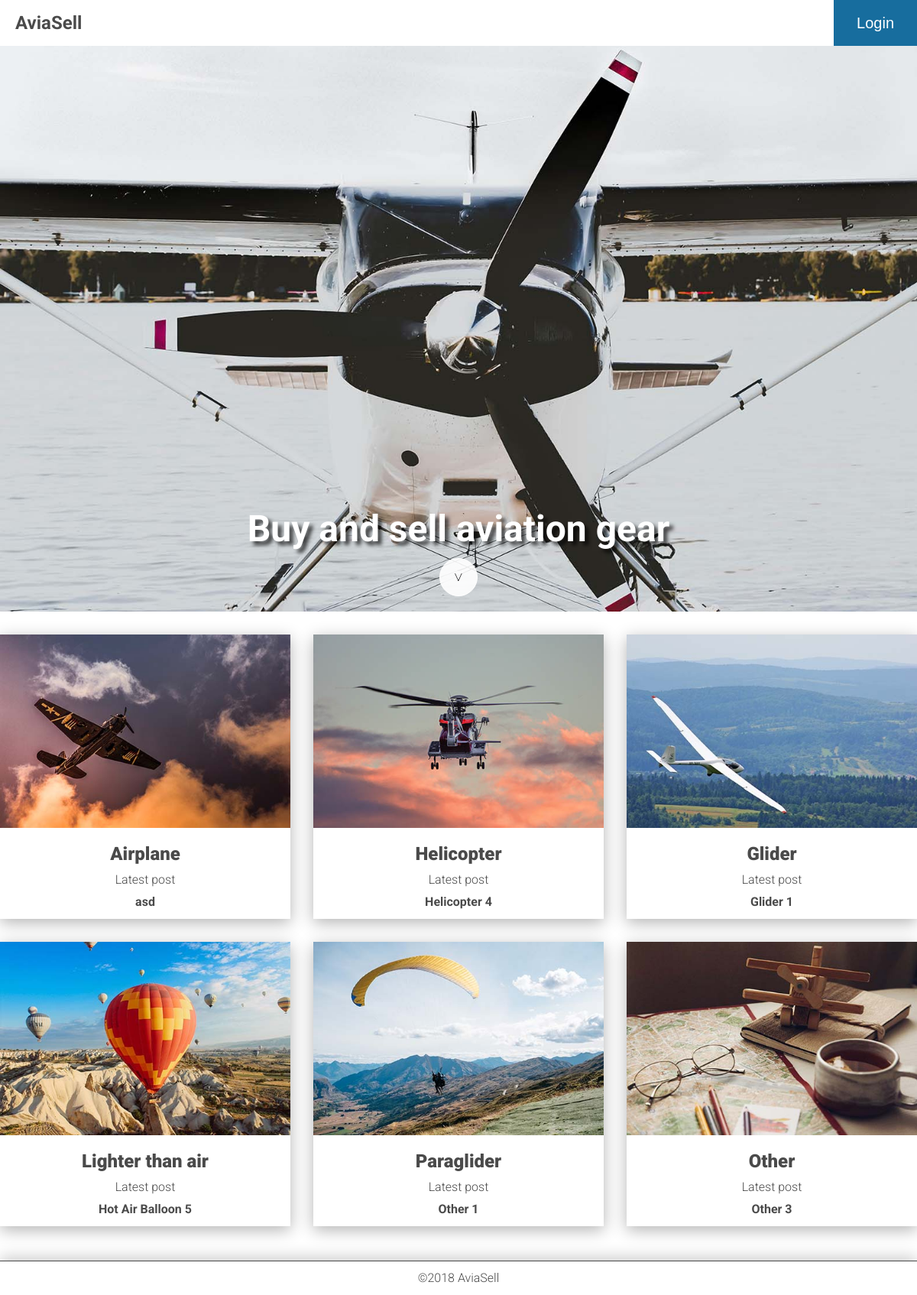
Before: / with the older database file.
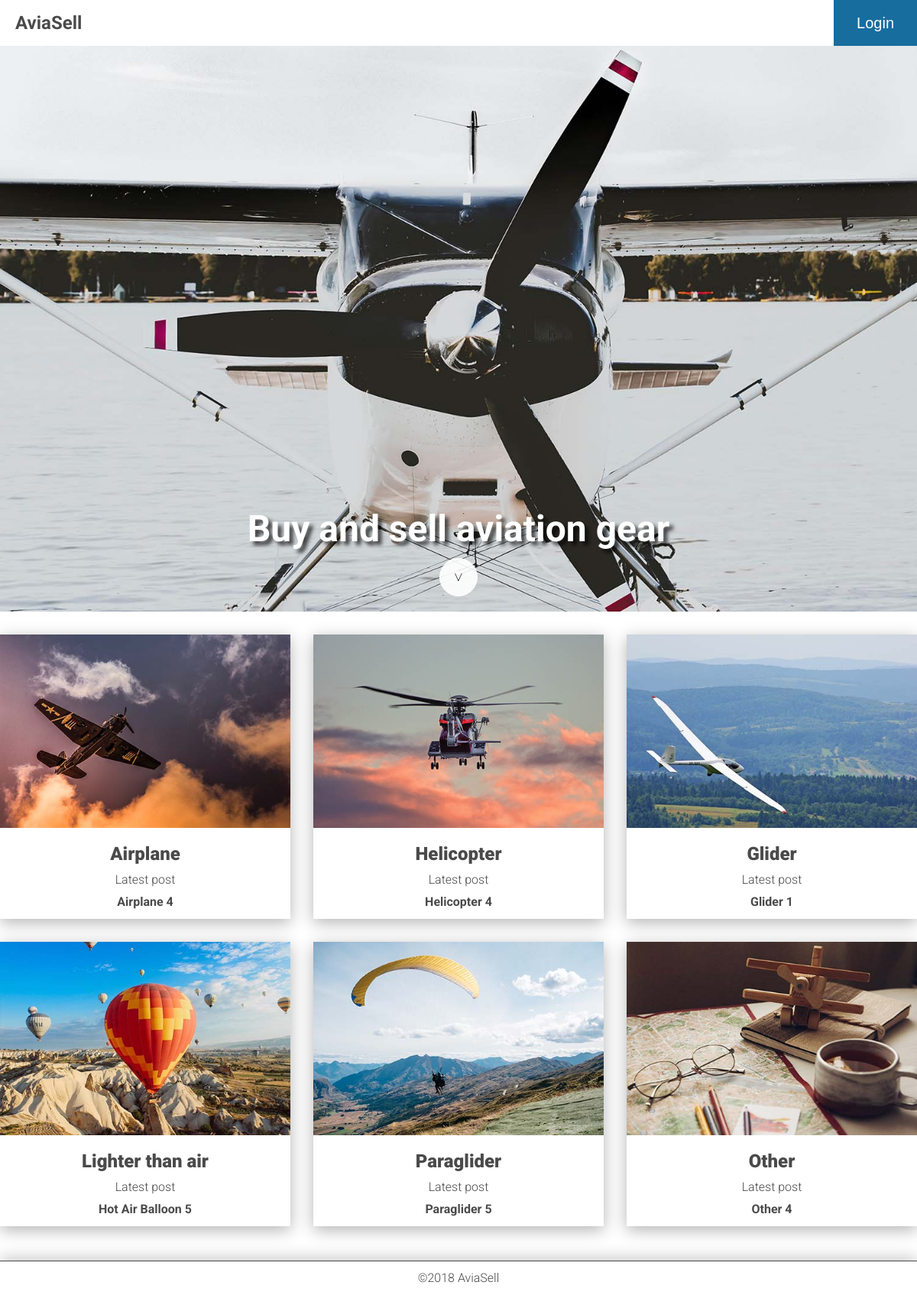
After: the same page with the newer database file.
### app/database_setup.py (models this page shows, shortened)
class Category(Base):
    __tablename__ = 'category'
    id = Column(Integer, primary_key=True)
    name = Column(String(250), nullable=False)
    picture = Column(String(250))
    description = Column(String(250))
    slug = Column(String(30), unique=True)

class CategoryItem(Base):
    __tablename__ = 'category_item'
    id = Column(Integer, primary_key=True)
    title = Column(String(80), nullable=False)
    description = Column(Text(), nullable=False)
    location = Column(String(250), nullable=False)
    picture = Column(String(250), nullable=False)
    price = Column(String(32), nullable=False)
    created_date = Column(DateTime, default=datetime.datetime.utcnow)
    category_id = Column(Integer, ForeignKey('category.id'))
    category = relationship(Category)
    user_id = Column(Integer, ForeignKey('user.id'))
    user = relationship(User)

### app/views/index.py (the view)
@webapp.route('/')
def mainIndex():
    categories = CategoryModel.getAll()
    catWithLatestItem = []
    for category in categories:
        catWithLatestItem.append((category, ItemModel.getLatestItem(category.id)))
    return render_template('index.html', categories=catWithLatestItem)

### app/models/category.py (called while the page is built)
    def getAll():
        result = session.query(Category).all()
        return result

### app/models/item.py (called while the page is built)
    def getLatestItem(category_id):
        result = session.query(CategoryItem).filter_by(category_id=category_id).order_by(CategoryItem.created_date.desc()).first()
        return result

### app/templates/index.html (shortened to what this page needs)
{% extends "base.html" %}
{% block content %}
  <div id="banner">
    <div class="bannerText">
      <h1 class="slogan" tabindex="0">
          Buy and sell aviation gear
        </h1>
      <a href="#catList">
        <div class="arrow">
          &gt;
        </div>
      </a>
    </div>
  </div>
  <div class="container">
    <ul id="catList" class="categoryList">
      {% for category, item in categories %}
      <li class="categoryItem shadow">
        <a href="{{ url_for('getCategoryPage', category_slug = category.slug, page = '1') }}">
          <img
            src="{{ url_for('static', filename='images/' + category.picture) }}"
            alt="{{ category.description }}">
        </a>
        <h2 class="categoryTitle">
          <a href="{{ url_for('getCategoryPage', category_slug = category.slug, page = '1') }}">
            {{ category.name }}
          </a>
        </h2>
        <h3 class="categorySub">
          Latest post
        </h3>
        <h4 class="latestItem">
          <a href="{{ url_for('readItem', category_slug = category.slug, item_name = item.title, item_id=item.id) }}">
            {{item.title}}
          </a>
        </h4>
      </li>
      {% endfor %}
    </ul>
  </div>
{% endblock %}

### app/templates/base.html (shortened to what this page needs)
<!doctype html>
<html class="no-js" lang="en">
<head>
  <link rel="stylesheet" href="{{ url_for('static', filename='css/main.css') }}">
</head>
<body>
  <header class="shadow">
    <div class="logo">
      <a href="{{ url_for('mainIndex') }}">AviaSell</a>
    </div>
    <button class="loginButton">
      <a href="{{ url_for('login') }}">
            Login
        </a>
    </button>
  </header>
  <main>
  {% block content %}{% endblock %}
  </main>
  <footer tabindex="0">
    ©2018 AviaSell
  </footer>
</body>
</html>

### app/static/css/main.css (style rules this page uses)
body,html { margin:0;padding:0;width:100%;height:100% }
embed,img,object,video { margin:0;padding:0;max-width:100% }
body { font-family:Roboto,sans-serif;font-size:16px;line-height:24px;display:-ms-grid;display:grid;-ms-grid-rows:60px auto 60px;grid-template-rows:60px auto 60px;color:#4a4a4a }
li,ul { list-style:none;padding:0;margin:0 }
a { text-decoration:none;color:#4a4a4a }
.shadow { box-shadow:0 5px 20px 0 rgba(0,0,0,.3) }
header { width:100%;height:60px;display:-ms-flexbox;display:flex;-ms-flex-align:center;align-items:center;-ms-flex-pack:justify;justify-content:space-between }
header .logo { padding:0 20px;font-weight:700;font-size:24px;color:#4a4a4a }
header .loginButton { display:-ms-grid;display:grid;-ms-flex-align:center;align-items:center;background:#176d9e;height:100%;border:none;padding:0 30px;font-size:20px;font-weight:300 }
header .loginButton a { color:#fff }
#banner { height:calc(100vh - 60px);background-image:url(../images/mainbanner1500x1000px.jpg);background-color:#4a4a4a;background-position:50%;background-repeat:no-repeat;background-size:cover;width:100%;margin:auto;-ms-flex-align:end;align-items:flex-end }
#banner,#banner .bannerText { display:-ms-flexbox;display:flex;-ms-flex-wrap:wrap;flex-wrap:wrap;-ms-flex-pack:center;justify-content:center }
#banner .bannerText .slogan { width:100%;color:#fff;font-weight:700;font-size:48px;line-height:56px;text-align:center;position:relative;padding:10px 20px;margin:0;text-shadow:5px 5px 5px rgba(0,0,0,.7) }
#banner .bannerText .arrow { display:-ms-grid;display:grid;-ms-flex-pack:center;justify-content:center;-ms-flex-align:center;align-items:center;width:48px;height:48px;border:1px solid #fff;border-radius:50%;background-color:hsla(0,0%,100%,.9);transform:rotate(90deg);margin:0 0 20px;font-size:24px;font-weight:100;color:#000 }
.categoryList { margin:30px 0;grid-gap:30px }
.categoryList,.categoryList .categoryItem { display:-ms-grid;display:grid }
.categoryList .categoryItem .categoryTitle { font-size:24px;font-weight:900;color:#4a4a4a;text-align:center;padding:15px 0 10px;margin:0 }
.categoryList .categoryItem .categorySub { font-size:16px;font-weight:300;color:#4a4a4a;text-align:center;padding:0 0 5px;margin:0 }
.categoryList .categoryItem .latestItem { font-size:16px;font-weight:700;color:#4a4a4a;text-align:center;padding:0 0 10px;margin:0 }
.container,main { max-width:100% }
.container { margin:20px }
footer { -ms-flex-item-align:end;-ms-grid-row-align:end;align-self:end;border-top:1px solid #4a4a4a;font-weight:300;max-width:100%;padding:10px 20px;color:#4a4a4a;text-align:center;box-shadow:0 -5px 20px 0 rgba(0,0,0,.2) }
@media screen and (min-width:500px) { .categoryList { -ms-grid-columns:1fr 1fr;grid-template-columns:1fr 1fr } }
@media screen and (min-width:800px) { .categoryList { -ms-grid-columns:1fr 1fr 1fr;grid-template-columns:1fr 1fr 1fr } }
@media screen and (min-width:1200px) { .container { width:1200px;margin:0 auto } }

Changed rows visible on the page:
computed for Category "Airplane": title "asd" → "Airplane 4"
computed for Category "Paraglider": title "Other 1" → "Paraglider 5"
changed through a linked row, Category "Other": title "Other 3" → "Other 4"
